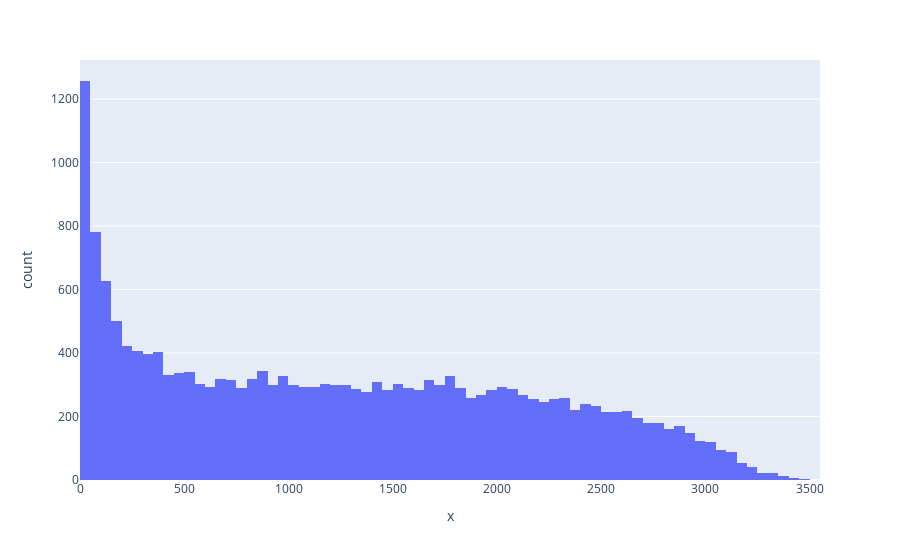

The code cell stored with this chart in its notebook:
### Code cell
#How are minutes played distributed
fig = px.histogram(x=RegularSeason_df['MIN'])
fig.show()

### Figure 1 — Plotly figure (JSON) as saved in the notebook; plotly's stock layout.template omitted (floating-point values rounded to 4 significant figures; data arrays with more than 128 entries replaced by an {"elided": "..."} marker saying what was removed)
{"data": [{"alignmentgroup": "True", "bingroup": "x", "hovertemplate": "x=%{x}<br>count=%{y}<extra></extra>", "legendgroup": "", "marker": {"color": "#636efa"}, "name": "", "offsetgroup": "", "orientation": "v", "showlegend": false, "type": "histogram", "x": {"elided": "19277 int values"}, "xaxis": "x", "yaxis": "y"}], "layout": {"barmode": "relative", "legend": {"tracegroupgap": 0}, "margin": {"t": 60}, "xaxis": {"anchor": "y", "domain": [0, 1], "title": {"text": "x"}}, "yaxis": {"anchor": "x", "domain": [0, 1], "title": {"text": "count"}}}}
